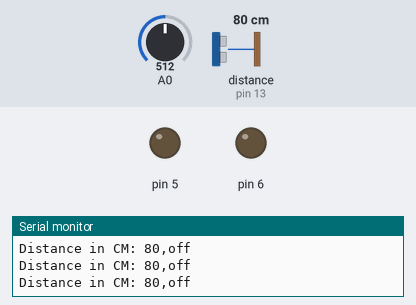
Bench run of a sketch on a simulated Arduino Uno, built with avr-gcc and run on an emulated ATmega328P. On the bench: output pins drawn as LEDs (lit = HIGH), the last lines printed to the serial monitor. The test bench sets the inputs (shaded band); at power-on: distance to the obstacle (sensor on pin 13) 80 cm, A0 = 512. The echo pulse lasts 58.3 µs per cm.

Above: at 1.8 s.
1.9 s: distance to the obstacle (sensor on pin 13) set to 69 cm
3.4 s: distance to the obstacle (sensor on pin 13) set to 63 cm
At 4.6 s:
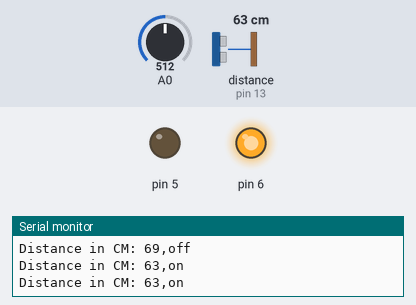
8.3 s: distance to the obstacle (sensor on pin 13) set to 120 cm
At 8.9 s:
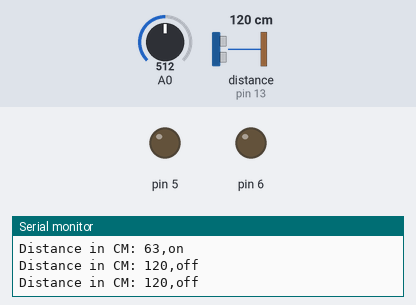
9.8 s: distance to the obstacle (sensor on pin 13) set to 2 cm
At 10.8 s:
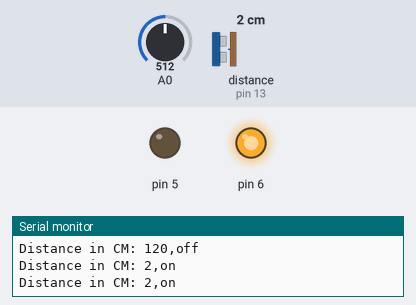
Timing chart, 0 to 12.8 s (numbered marks = the images above; inputs shaded):
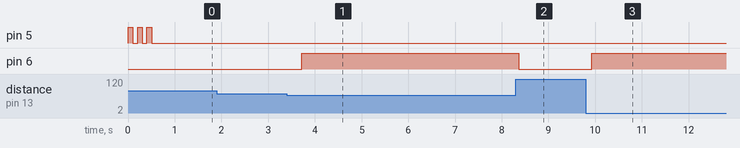

Measured:
- the behaviour switches between 67 and 66 cm on distance to the obstacle (sensor on pin 13) (found by bisection; images 0 and 1)
- after the input at 3.4 s, pin 6: LOW → HIGH after 0.31 s
- after the input at 8.3 s, pin 6: HIGH → LOW after 0.07 s
- after the input at 9.8 s, pin 6: LOW → HIGH after 0.12 s

The sketch:

UltrasonicSimple.ino
```cpp
int analog0;// обозначаем переменную <<analog0>>
#include <Ultrasonic.h> // обозначаем библиотеку <<Ultrasonic.h>>
Ultrasonic ultrasonic(12, 13); // обозначаем пины <<УЗ дальномера>> (13 echo , 12 trig)
int Max ; // обозначаем переменную <<Max>>
int distance;// обозначаем переменную<<distance>>
void setup() {
  Serial.begin(9600);// обозначаем Serial порт (Bluetooth)
  pinMode(6,OUTPUT);// обозначаем пины светодиодов
  pinMode(5,OUTPUT);// обозначаем пины светодиодов
   pinMode(A0,INPUT);// обозначаем пин патэнциометра
  Max= ultrasonic.read();
    Max=Max-13;
          for (int i=0;i<3;i++) {
    digitalWrite(5,1);
      delay(100);
    digitalWrite(5,0);
      delay(100);
   }
}
void loop() {
analog0=analogRead(0);
distance = ultrasonic.read();
Serial.print("Distance in CM: ");
Serial.print(distance);
reaktsiya ();
delay(analog0);
}
void reaktsiya () {
  if(distance >= Max) {
    Serial.println(",off");
   digitalWrite(6,0);
  }else{
  Serial.println(",on");
   digitalWrite(6,1);
   }
}
```
